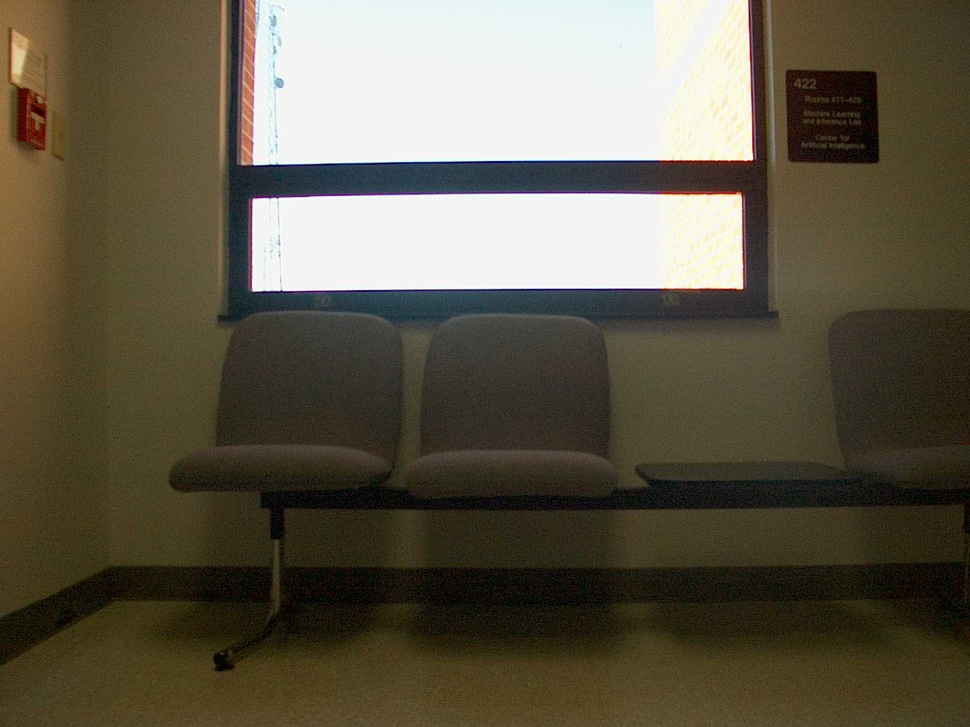
#> input picture hw3_cs682_smansur4/ST2MainHall4/ST2MainHall4001.jpg, 970 x 727 px, shrunk from 1600 x 1200 before the run
$ python p_color.py
#> lines starting #> are read from the running program, lines starting #| are printed output that depends on the picture; after the words box and inside, x2 and y2 are one past the last pixel; in counts of white or black regions, pixels touching at a corner belong together
import numpy as np
import cv2 as cv
from matplotlib import pyplot as plt

# read color image
img_color = cv.imread('ST2MainHall4/ST2MainHall4001.jpg')
#> img_color is the input picture: shape (727, 970, 3); mean B, G, R 73.1, 89.9, 96.7

# canny edge detection for color image
edges_color = cv.Canny(img_color,100,200)
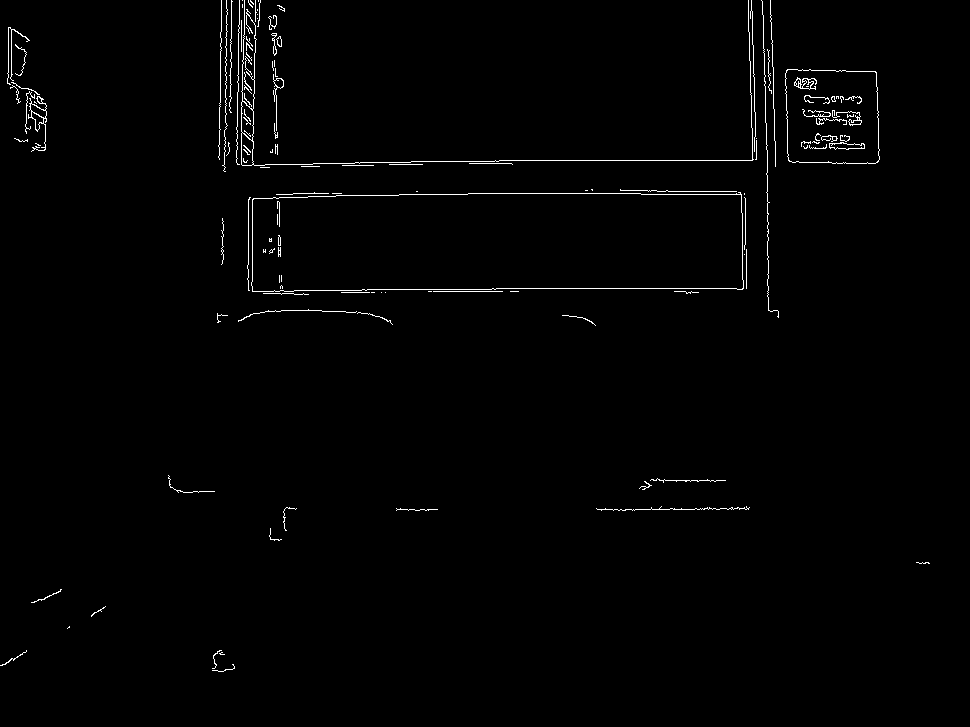
#> edges_color: shape (727, 970); 1.1% white in thin lines or dots, all inside (x1, y1, x2, y2) = (0, 0, 930, 672)

# show color image & canny edge
cv.imshow("original_color",img_color)
cv.waitKey(0)
cv.imshow("color_canny",edges_color)
cv.waitKey(0)

# gradients for color image
sobelx = cv.Sobel(img_color,cv.CV_32F,1,0,ksize=5)
sobely = cv.Sobel(img_color,cv.CV_32F,0,1,ksize=5)
mag, angle = cv.cartToPolar(sobelx, sobely, angleInDegrees=True)
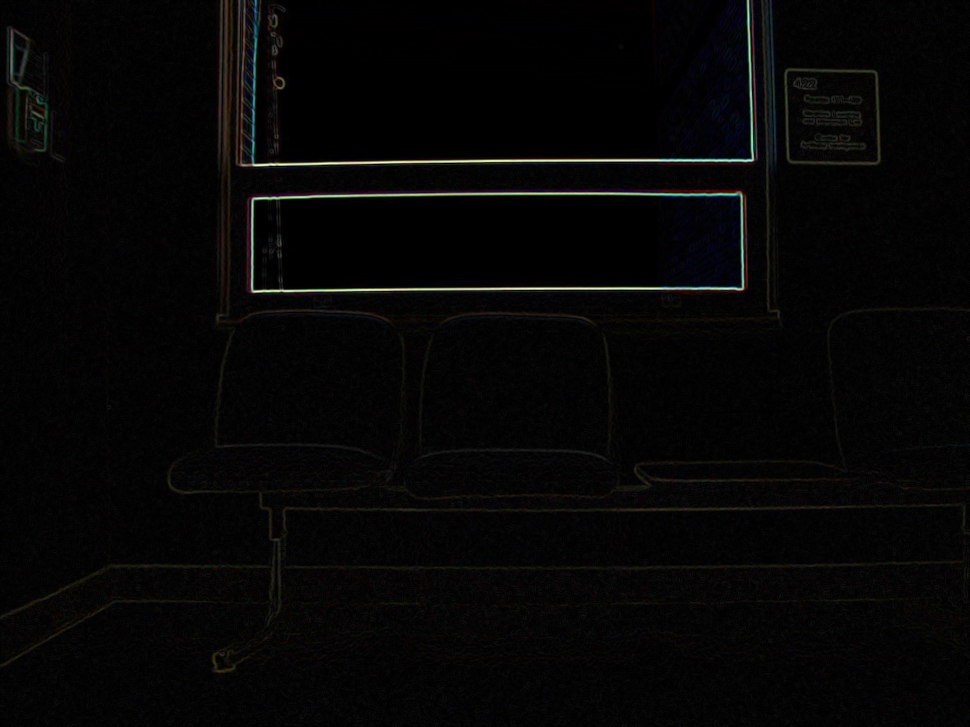
#> mag: shape (727, 970, 3) float32; mean B, G, R 272.3, 283, 291.7; drawn with min black and max white
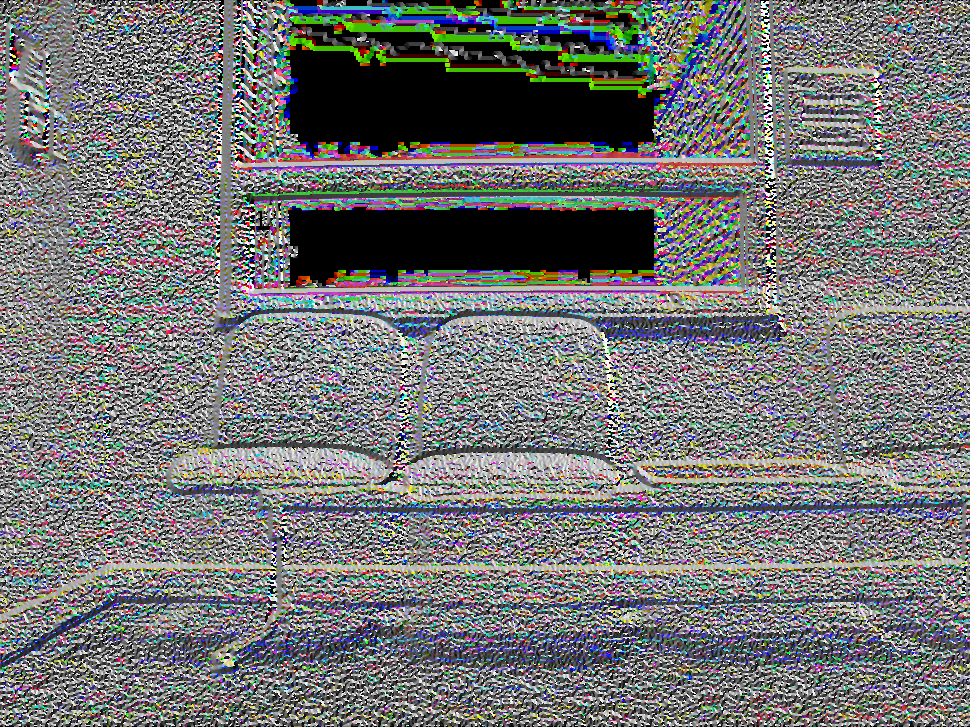
#> angle: shape (727, 970, 3) float32; mean B, G, R 163.9, 164, 162.7; drawn with min black and max white

# combining magnitude of 3 channels
b_mag = np.square(mag[:, :, 0])
g_mag = np.square(mag[:, :, 1])
r_mag = np.square(mag[:, :, 2])
bgr_mag = np.sqrt(b_mag + g_mag + r_mag)
#print(bgr_mag.shape)

# combining angle of 3 channels
b_x = sobelx[:,:,0]
g_x = sobelx[:,:,1]
r_x = sobelx[:,:,2]
b_y = sobely[:,:,0]
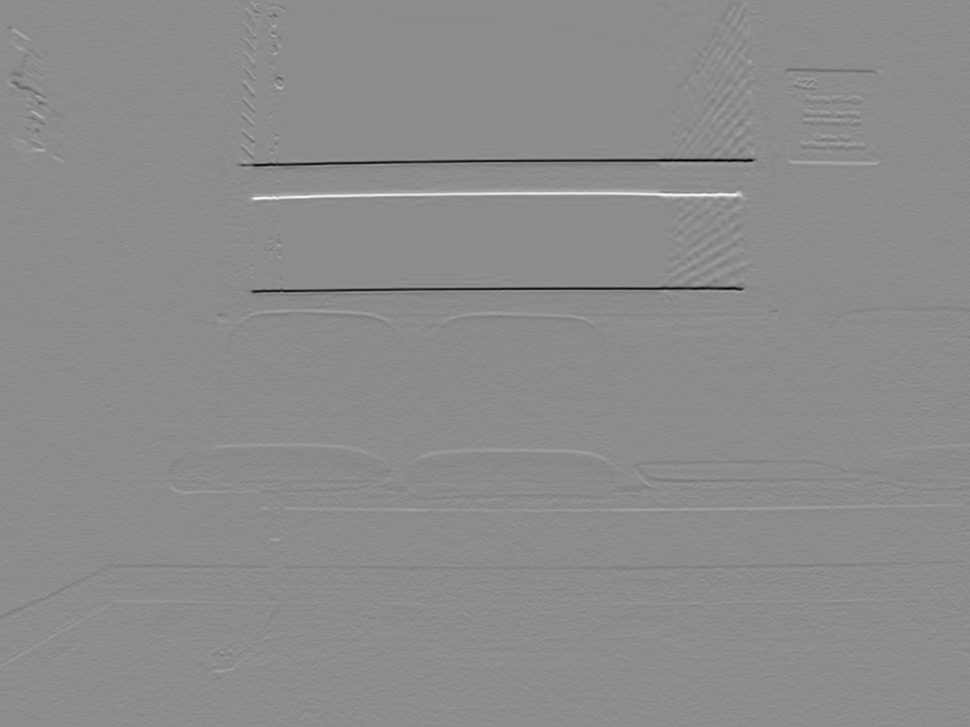
#> b_y: shape (727, 970) float32; min -10511, max 8563, mean -18.1; drawn with min black and max white
g_y = sobely[:,:,1]
r_y = sobely[:,:,2]
bgr_x = b_x + g_x + r_x
bgr_y = b_y + g_y + r_y
bgr_angle_degree = (np.arctan2(bgr_y, bgr_x) * 180 / np.pi) + 360
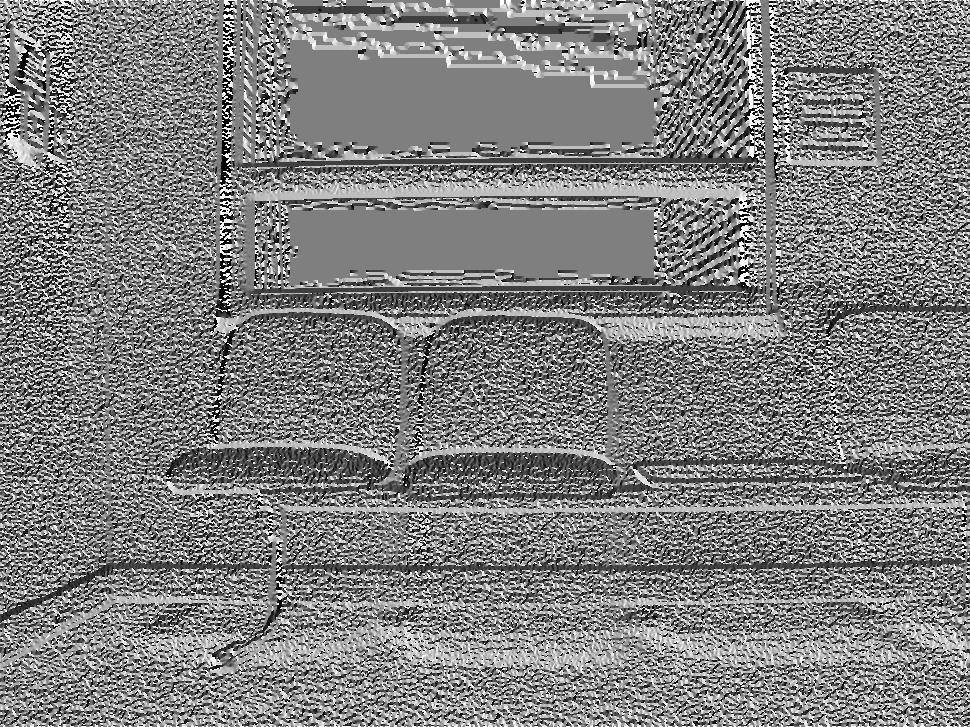
#> bgr_angle_degree: shape (727, 970) float32; min 180, max 540, mean 360.4; drawn with min black and max white
bgr_angle_final = np.rint((bgr_angle_degree % 360)/10)
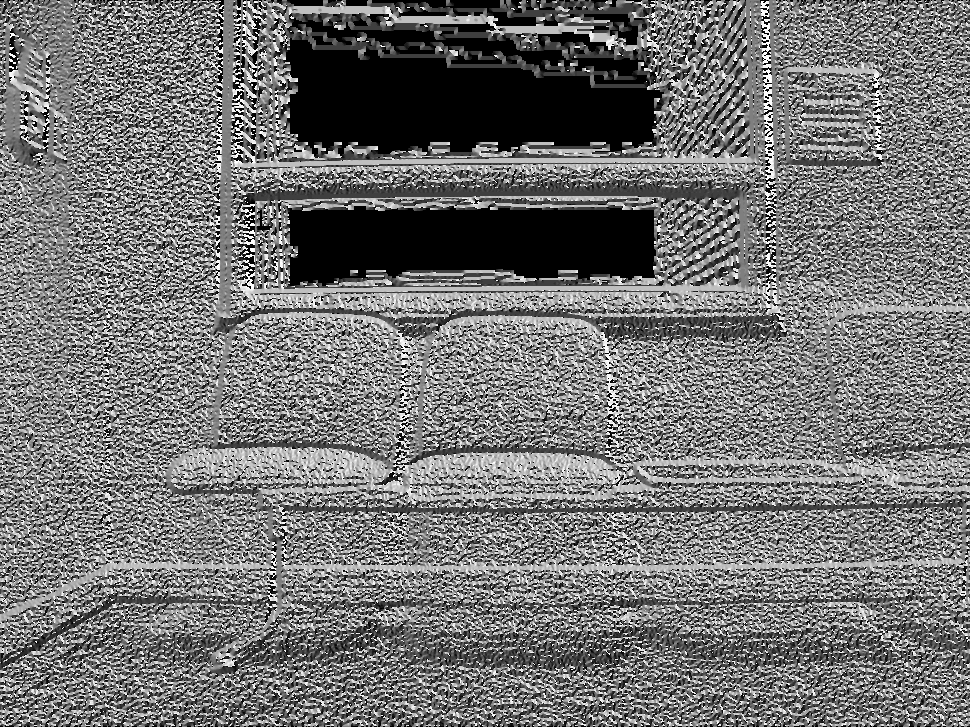
#> bgr_angle_final: shape (727, 970) float32; min 0, max 36, mean 16.3; drawn with min black and max white
print(bgr_angle_final)
#> (printed output is left out)

#histogram of gradients
# histr = cv.calcHist([bgr_angle_final], [0], None, [37], [0, 37])

print(bgr_angle_final.min())
#| 0.0
print(bgr_angle_final.max())
#| 36.0
hist, bins = np.histogram(bgr_angle_final, bins=36)
#> hist = 36 values, max 72392 at index 0, min 15157 at index 34, mean 19588.6; bins = 37 values from 0 to 36
print(hist)
#| [72392 16707 15484 15562 16581 15450 17028 17926 19581 28848 19704 17784
#|  17383 16240 16965 16297 16769 17901 21933 18219 17262 16690 17182 16668
#|  17307 18074 19721 27337 19130 17447 16262 15323 15919 15376 15157 25581]
plt.plot(hist)
# plt.xlim([0, 36])
plt.show()
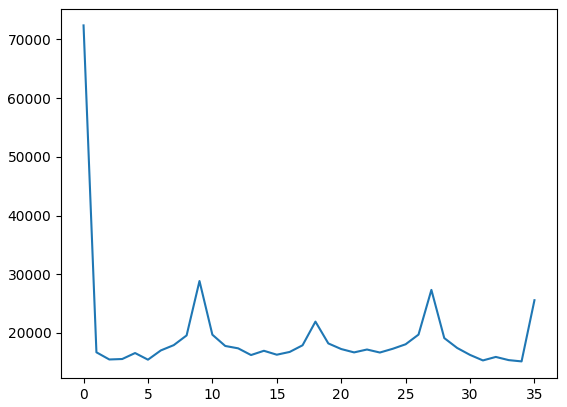
#> figure drawn by matplotlib, 1 panel; curve peaks at x = 0, y = 72392

$ run again, with hw3_cs682_smansur4/ST2MainHall4/ST2MainHall4004.jpg copied over hw3_cs682_smansur4/ST2MainHall4/ST2MainHall4001.jpg
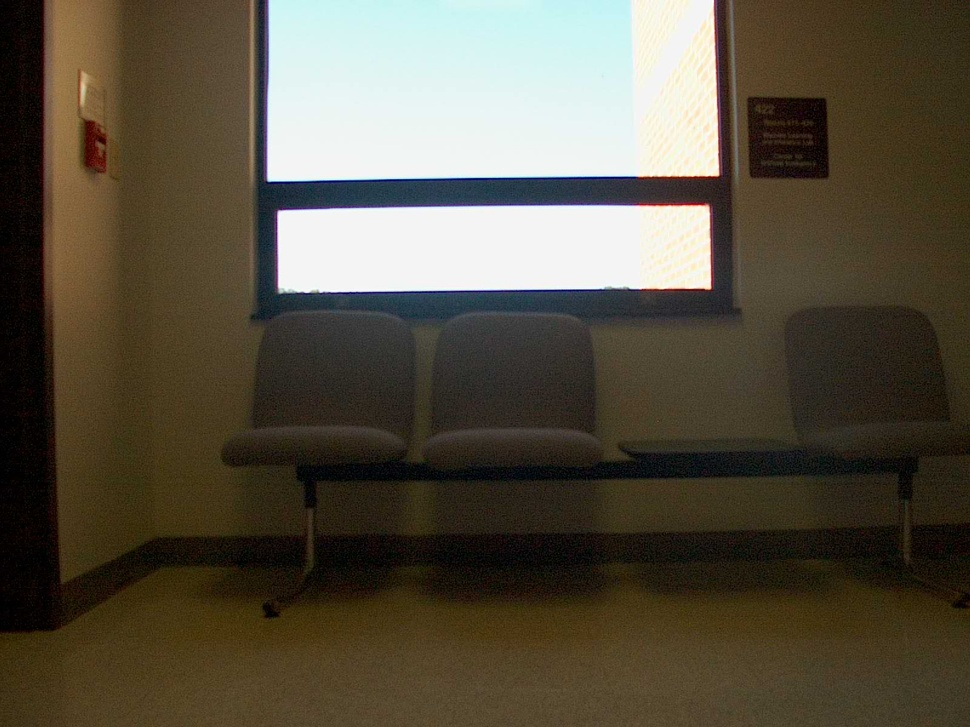
#> input picture hw3_cs682_smansur4/ST2MainHall4/ST2MainHall4004.jpg, 970 x 727 px, shrunk from 1600 x 1200 before the run
#> img_color is the input picture: shape (727, 970, 3); mean B, G, R 65.9, 81, 88.1
#> `edges_color = cv.Canny(img_color,100,200)`:
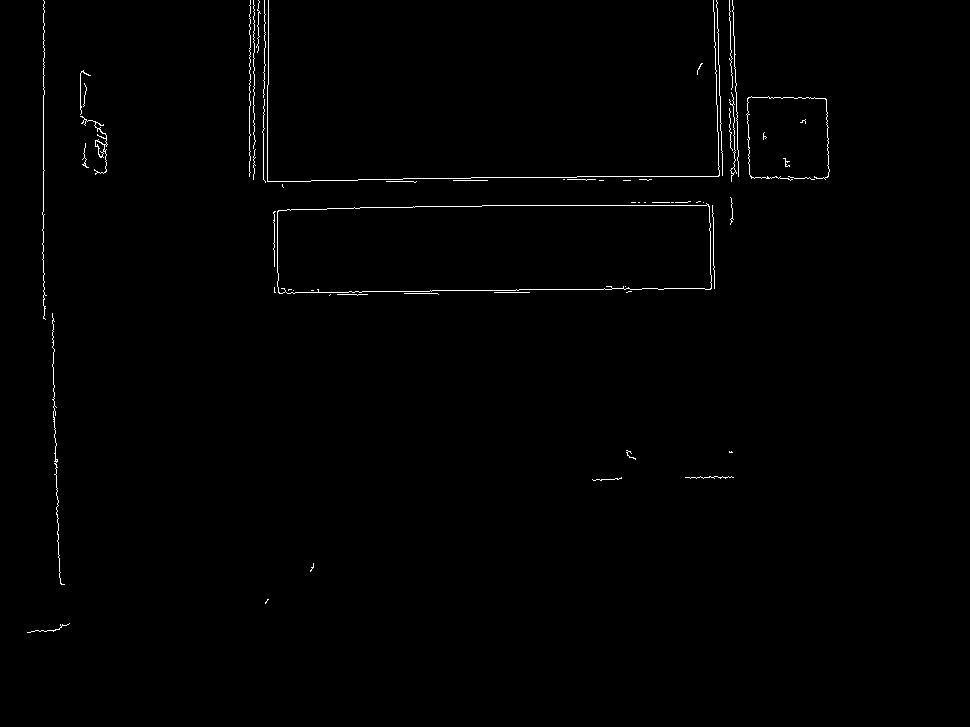
#> edges_color: shape (727, 970); 0.72% white in thin lines or dots, all inside (x1, y1, x2, y2) = (27, 0, 830, 633)
#> (printed output is left out)
#| 0.0
#| 36.0
#> hist = 36 values, max 44018 at index 0, min 15516 at index 31, mean 19588.6; bins = 37 values from 0 to 36
#| [44018 17962 16453 16802 17886 16785 18459 19025 20967 34184 21211 19247
#|  18138 16946 18006 16999 17011 17926 21864 17958 17340 17126 17754 16961
#|  17353 18269 19601 27847 18970 17222 16776 15516 16002 15712 16175 28719]
#> `plt.show()`:
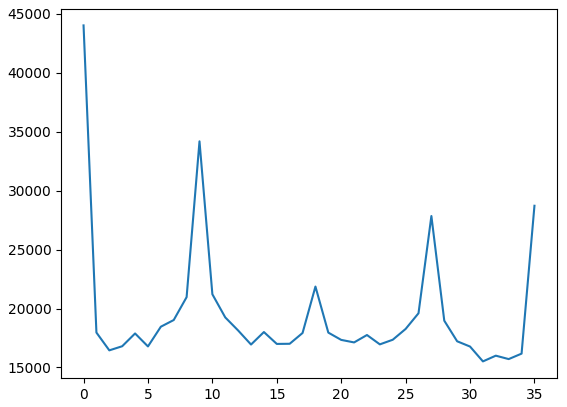
#> figure drawn by matplotlib, 1 panel; curve peaks at x = 0, y = 44018
